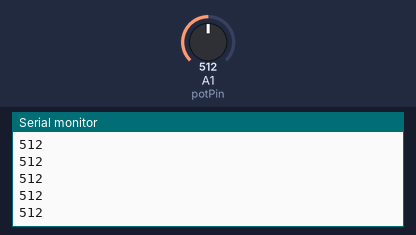
Simulated run of this sketch. Board: Arduino Uno, built with avr-gcc and run on an emulated ATmega328P. Parts: the last lines printed to the serial monitor. Inputs (shaded band) come from the test bench; at power-on: A1 (potPin) = 512.

Above: at 1.2 s.
1.3 s: A1 (potPin) set to 716
At 1.68 s:
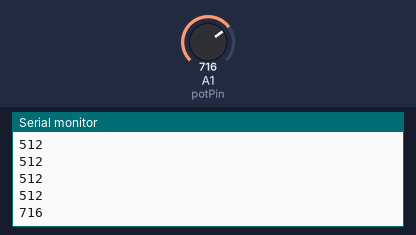
2.8 s: A1 (potPin) set to 900
At 2.93 s:
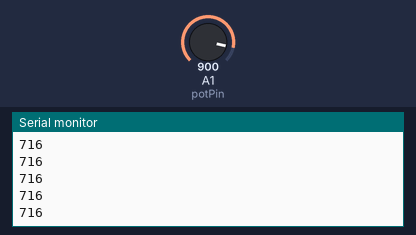
Timing chart, 0 to 5.8 s (numbered marks = the images above; inputs shaded):
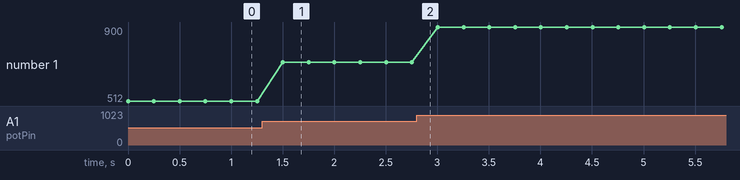

The sketch:

pottest.ino
```cpp
//#include <RH_ASK.h>
//#include <SPI.h>
//RH_ASK driver(8000, 10, 9, 8, false);

int potPin = 1;
int potval = 0;
//String potvalStr;

void setup(){
  Serial.begin(9600);
//  if (!driver.init())
//    Serial.println("init failed");
}

void loop(){
  potval = analogRead(potPin);
//  potvalStr = String(potval);

//  const char *msg = potvalStr.c_str();

//  driver.send((uint8_t *)msg, strlen(msg));
//  driver.waitPacketSent();

Serial.println(potval);
delay(250);
}
```

Measured:
- after the input at 1.3 s, the serial monitor: prints a new line after 0.20 s (image 1)
- plotted number 1: 512 → 716 after the input at 1.3 s, 716 → 900 after the input at 2.8 s
